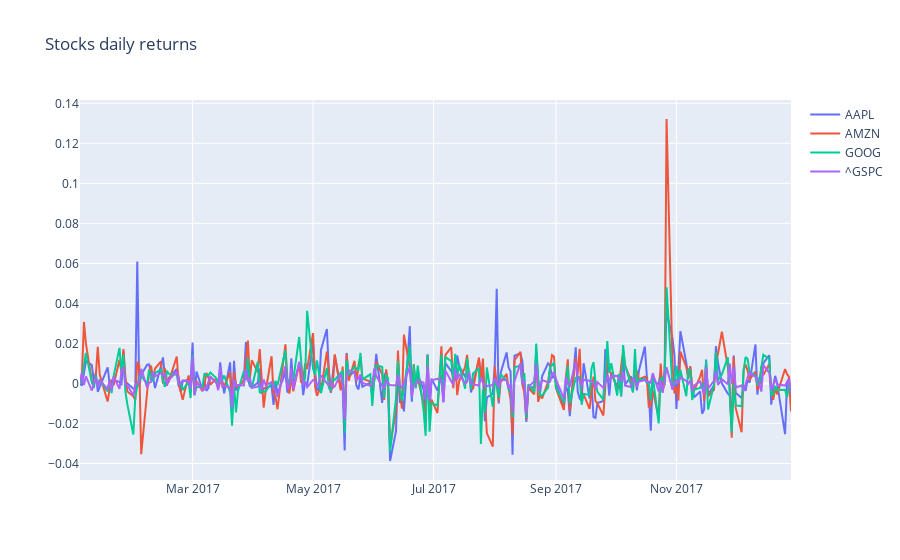

Write notebook code for a chart like this one.
### Code cell
interactive_plot(stocks_daily_return, 'Stocks daily returns')

### Figure 1 — Plotly figure (JSON) as saved in the notebook; plotly's stock layout.template omitted (floating-point values rounded to 4 significant figures; data arrays with more than 128 entries replaced by an {"elided": "..."} marker saying what was removed)
{"data": [{"name": "AAPL", "type": "scatter", "x": {"elided": "251 str values"}, "y": {"elided": "251 float values"}}, {"name": "AMZN", "type": "scatter", "x": {"elided": "251 str values"}, "y": {"elided": "251 float values"}}, {"name": "GOOG", "type": "scatter", "x": {"elided": "251 str values"}, "y": {"elided": "251 float values"}}, {"name": "^GSPC", "type": "scatter", "x": {"elided": "251 str values"}, "y": {"elided": "251 float values"}}], "layout": {"legend": {"tracegroupgap": 0}, "title": {"text": "Stocks daily returns"}, "xaxis": {"anchor": "y", "domain": [0, 1]}, "yaxis": {"anchor": "x", "domain": [0, 1]}}}
